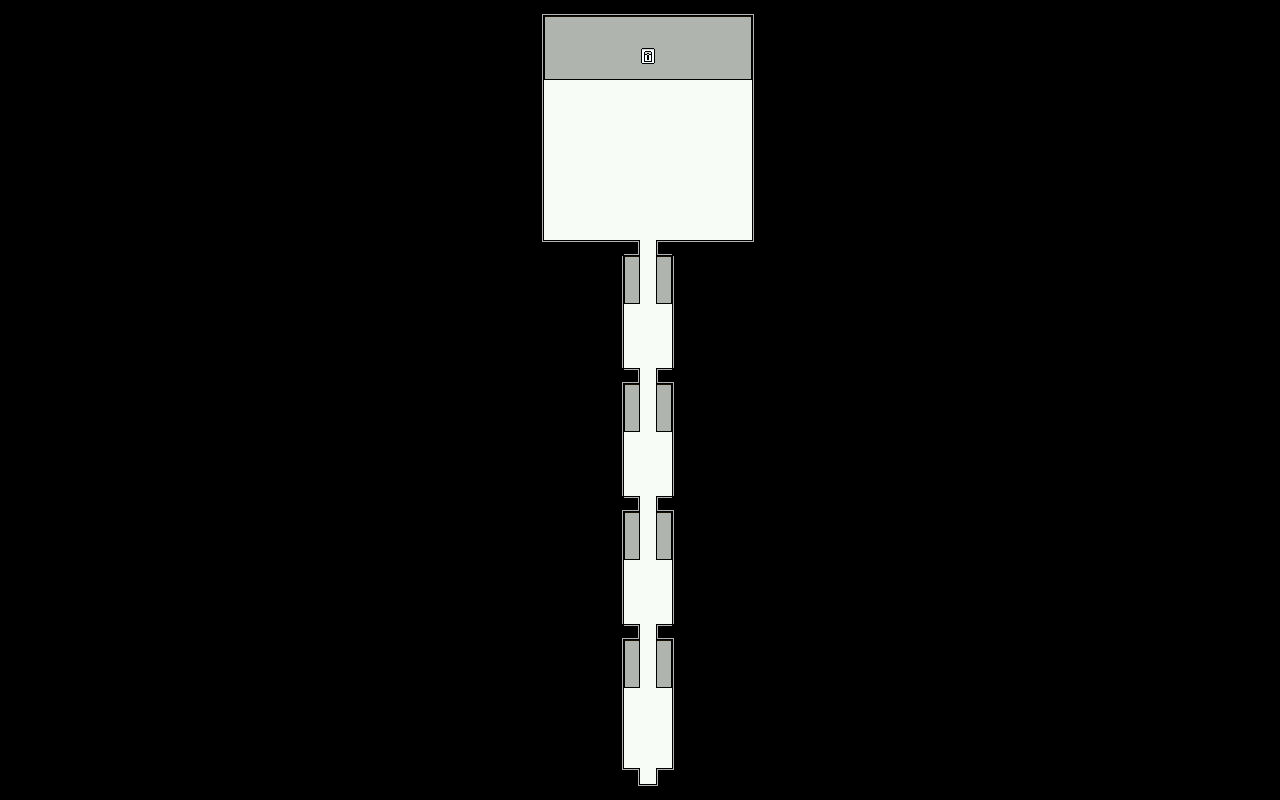

A level layout from a 2D game, rendered from its tile map. Below: a short description, then the map file with tile-grid data replaced by summaries:
An orthogonal 80x50 tile map with 16x16 px tiles, 7 tile layers (black, Suelo2H, SueloR, Suelo1H, ...), 1 hidden layer not drawn, 3 tilesets and 7 objects (purifiedhallwaytoroom, spwnfrompurifiedroom, autopilot, blackbox, playerNextPos, ...).

<map version="1.10" tiledversion="1.10.1" orientation="orthogonal" renderorder="left-up" width="80" height="50" tilewidth="16" tileheight="16" infinite="0" nextlayerid="17" nextobjectid="10">
 <tileset firstgid="1" source="Tilesets_purifiedzone.tsx" />
 <tileset firstgid="723" source="tiles.tsx" />
 <tileset firstgid="1293" source="Objects.tsx" />
 <layer id="1" name="black" width="80" height="50">
  <properties>
   <property name="nocollide" value="true" />
   <property name="tilesheet" value="Tilesets purifiedzone" />
  </properties>
  <data>[4000 cells, 4000 non-empty, 1 distinct tile ids]</data>
 </layer>
 <layer id="2" name="Suelo2H" width="80" height="50">
  <properties>
   <property name="nocollide" value="true" />
   <property name="tilesheet" value="Tilesets purifiedzone" />
  </properties>
  <data>[4000 cells, 68 non-empty, 1 distinct tile ids]</data>
 </layer>
 <layer id="14" name="SueloR" width="80" height="50">
  <properties>
   <property name="nocollide" value="true" />
   <property name="tilesheet" value="Tilesets purifiedzone" />
  </properties>
  <data>[4000 cells, 183 non-empty, 10 distinct tile ids]</data>
 </layer>
 <layer id="3" name="Suelo1H" width="80" height="50">
  <properties>
   <property name="nocollide" value="true" />
   <property name="tilesheet" value="Tilesets purifiedzone" />
  </properties>
  <data>[4000 cells, 32 non-empty, 3 distinct tile ids]</data>
 </layer>
 <layer id="4" name="ParedesH" width="80" height="50">
  <properties>
   <property name="nocollide" value="true" />
   <property name="tilesheet" value="Tilesets purifiedzone" />
  </properties>
  <data>[4000 cells, 81 non-empty, 11 distinct tile ids]</data>
 </layer>
 <layer id="16" name="ParedesR" width="80" height="50">
  <properties>
   <property name="nocollide" value="true" />
   <property name="tilesheet" value="Tilesets purifiedzone" />
  </properties>
  <data>[4000 cells, 55 non-empty, 8 distinct tile ids]</data>
 </layer>
 <layer id="5" name="collisions" width="80" height="50" visible="0">
  <properties>
   <property name="invisible" value="true" />
   <property name="tilesheet" value="tiles" />
  </properties>
  <data>[4000 cells, 210 non-empty, 1 distinct tile ids]</data>
 </layer>
 <layer id="15" name="ObjetosR" width="80" height="50">
  <properties>
   <property name="nocollide" value="true" />
   <property name="tilesheet" value="Objects" />
  </properties>
  <data>[4000 cells, 1 non-empty, 1 distinct tile ids]</data>
 </layer>
 <objectgroup id="6" name="objects">
  <object id="1" name="purifiedhallwaytoroom" type="purifiedhallwaytoroom" x="640" y="768" width="16" height="16">
   <properties>
    <property name="nextSpawn" type="int" value="25" />
    <property name="warpsTo" value="theroomPurified" />
   </properties>
  </object>
  <object id="2" name="spwnfrompurifiedroom" type="spwnfrompurifiedroom" x="640" y="752" width="16" height="16" />
  <object id="5" name="autopilot" x="640" y="240" width="16" height="16" />
  <object id="6" name="blackbox" x="720" y="96" width="16" height="16" />
  <object id="7" name="playerNextPos" x="640" y="80" width="16" height="16" />
  <object id="8" name="judgeInitial" x="640" y="272" width="16" height="17" />
  <object id="9" name="judgeNext" x="640" y="128" width="16" height="17" />
 </objectgroup>
</map>
